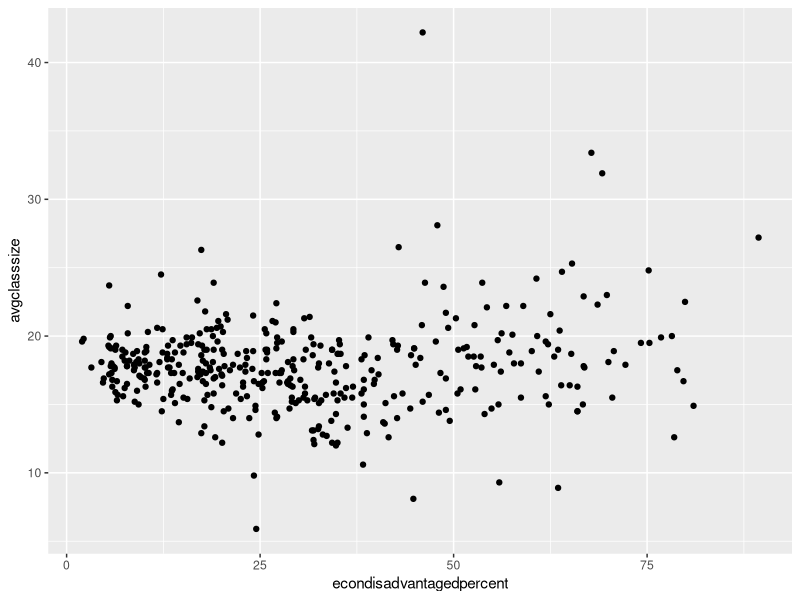
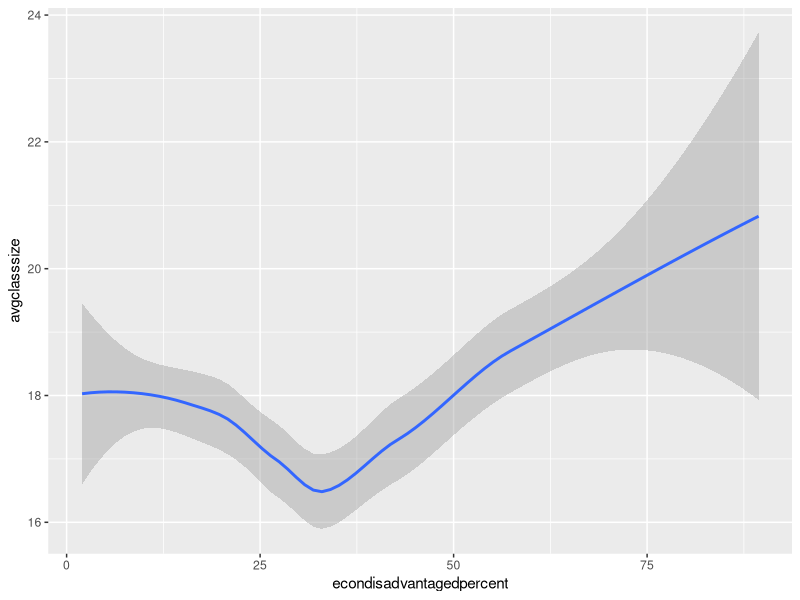
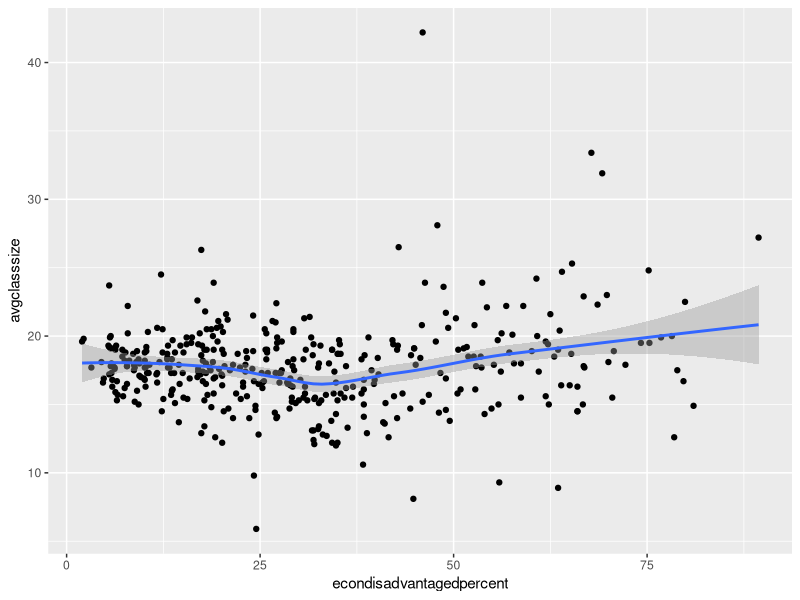
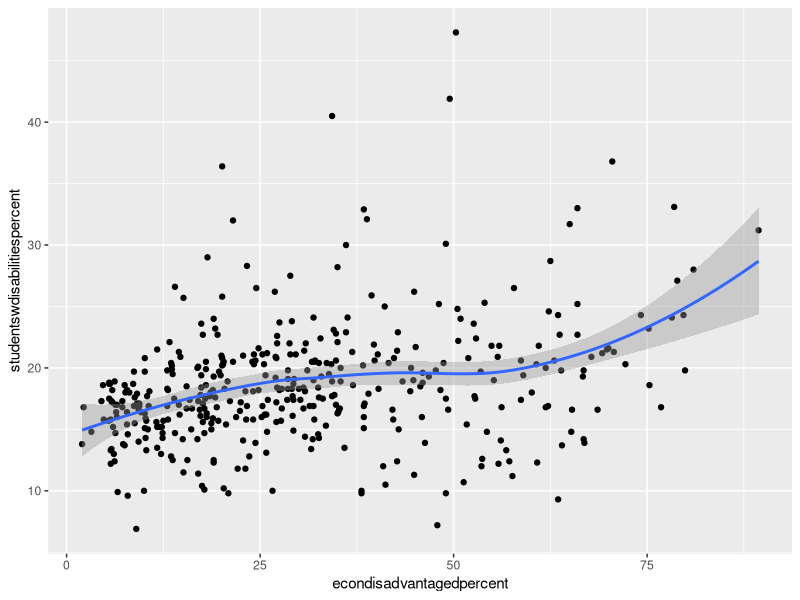
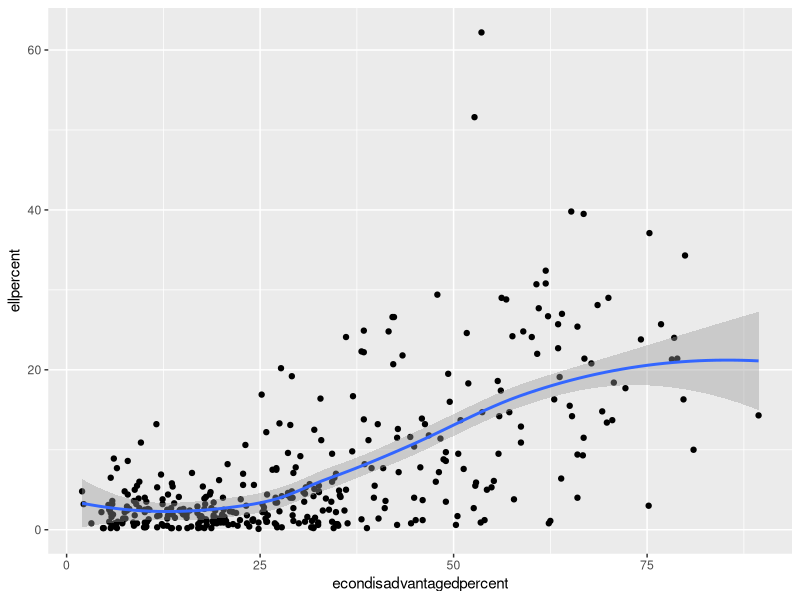

Write R code to recreate these figures, in order.
## ---- chunk 1
knitr::opts_chunk$set(echo = TRUE)

library("tidyverse")
library("readr")
library("ggplot2")
library("dplyr")

knitr::opts_chunk$set(fig.width = 5, fig.asp = 1/3)

## ---- chunk 2
data<-read_csv("ClassSizebyGenPopulation.csv",skip=2,
               col_names= c("District", "delete", "classes", "avgclasssize", "students","femalepercent","malepercent","ellpercent","studentswdisabilitiespercent","econdisadvantagedpercent"))%>%
  select(!contains("delete"))

data.missing <- data%>%
  mutate(allna = rowSums(select(., classes:econdisadvantagedpercent)),
         across(classes:econdisadvantagedpercent, ~case_when(
           . == 0 ~ NA_real_,
           . > 0 ~ .)))%>%
  filter(allna ==0)%>%
  select(-allna)

head(data.missing)

data.clean <- data%>%
  mutate(allna = rowSums(select(., classes:econdisadvantagedpercent)),
         across(classes:econdisadvantagedpercent, ~case_when(
           . == 0 ~ NA_real_,
           . > 0 ~ .)))%>%
  filter(!allna ==0)%>%
  select(-allna)

head(data.clean)

## ---- chunk 3
summarise_all(data.clean, mean)

dim(data.clean)

colnames(data.clean)

head(data.clean)

tail(data.clean)

## ---- chunk 4
ggplot(data = data.clean)+
  geom_point(mapping = aes(x= econdisadvantagedpercent, y=avgclasssize))

ggplot(data = data.clean)+
  geom_smooth(mapping = aes(x= econdisadvantagedpercent, y=avgclasssize))

ggplot(data = data.clean) + 
  geom_point(mapping = aes(x = econdisadvantagedpercent, y = avgclasssize)) +
  geom_smooth(mapping = aes(x = econdisadvantagedpercent, y = avgclasssize))

ggplot(data = data.clean) + 
  geom_point(mapping = aes(x = econdisadvantagedpercent, y = studentswdisabilitiespercent)) +
  geom_smooth(mapping = aes(x = econdisadvantagedpercent, y = studentswdisabilitiespercent))

ggplot(data = data.clean) + 
  geom_point(mapping = aes(x = econdisadvantagedpercent, y = ellpercent)) +
  geom_smooth(mapping = aes(x = econdisadvantagedpercent, y = ellpercent))

## ---- chunk 5
data<- arrange(data.clean,desc(`econdisadvantagedpercent`))

high_econdis_data<- head(data.clean,40)
low_econdis_data<- tail(data.clean,40)

summarise_all(high_econdis_data, mean)
summarise_all(low_econdis_data, mean)

low_econdis_data%>%
  select(ellpercent, studentswdisabilitiespercent, econdisadvantagedpercent)%>%
  summarize_all(mean)

high_econdis_data%>%
  select(ellpercent, studentswdisabilitiespercent, econdisadvantagedpercent)%>%
  summarize_all(mean)

low_econdis_data%>%
  select(avgclasssize, students)%>%
  summarize_all(mean)

high_econdis_data%>%
  select(avgclasssize, students)%>%
  summarize_all(mean)

low_econdis_data%>%
  select(femalepercent, malepercent)%>%
  summarize_all(mean)

high_econdis_data%>%
  select(femalepercent, malepercent)%>%
  summarize_all(mean)

## ---- chunk 6


